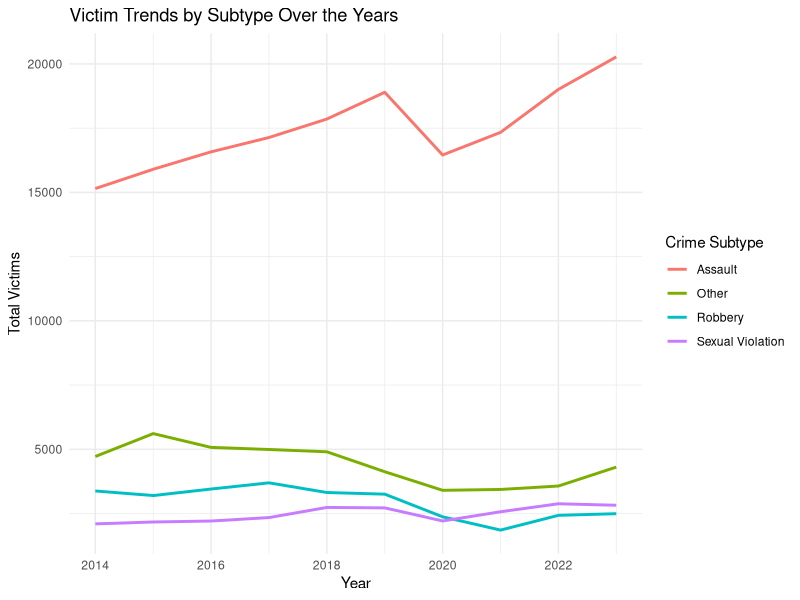
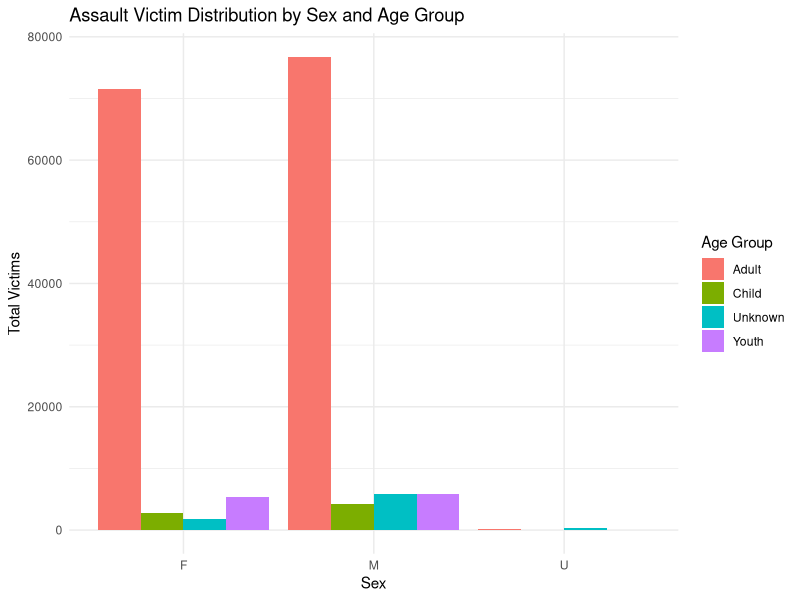
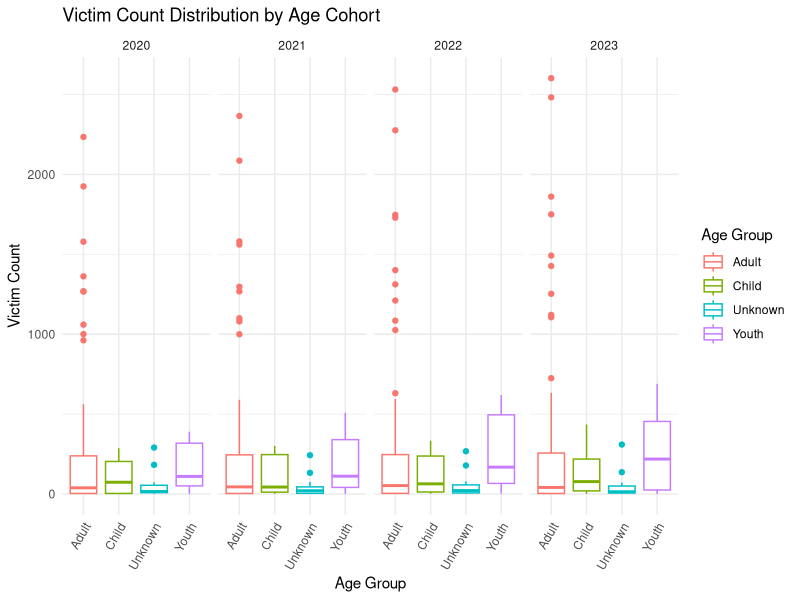

R code for these plots, in order:
#### Preamble ####
# Purpose: Generate the data visualizations and tables as in the paper.
# Author: Huayan Yu
# Date: 24 September 2024
# Contact: huayan.yu@mail.utoronto.ca
# License: MIT
# Pre-requisites: Libraries `tidyverse` and `knitr` installed

#### Workspace setup ####
library(tidyverse)
library(knitr)

# Load the data
data <- read.csv("data/raw_data/toronto_crime_victims_raw.csv")

# Convert necessary columns to factors
data$CATEGORY <- as.factor(data$CATEGORY)
data$SEX <- as.factor(data$SEX)
data$AGE_COHORT <- as.factor(data$AGE_COHORT)
data$AGE_GROUP <- as.factor(data$AGE_GROUP)
data$SUBTYPE <- as.factor(data$SUBTYPE)
data$ASSAULT_SUBTYPE <- as.factor(data$ASSAULT_SUBTYPE)


#### Visualizations with ggplot2 ####
# Visualization 1: a line chart of victim subtypes by year (2014 - 2023) 
# Aggregate data by year and subtypes
category_vs_year <- data %>%
  group_by(REPORT_YEAR, SUBTYPE) %>%
  summarize(Total_Count = sum(COUNT_))

# Create line plot
vis1 <- ggplot(category_vs_year, aes(x=REPORT_YEAR, y=Total_Count, color=SUBTYPE)) +
  geom_line(linewidth=1) +
  labs(title="Victim Trends by Subtype Over the Years",
       x="Year", y="Total Victims", color="Crime Subtype") +
  theme_minimal()
vis1

# Visualization 2: a bar chart of assault victim distribution by sex
# Aggregate data by sex and filtered on assault subtype
assault_victim_by_sex_age <- data %>%
  filter(SUBTYPE == "Assault") %>%
  group_by(SEX, AGE_GROUP) %>%
  summarize(Total_Count = sum(COUNT_))

# Create bar plot
vis2 <- ggplot(assault_victim_by_sex_age, aes(x = SEX, y = Total_Count, fill = AGE_GROUP)) +
  geom_bar(stat = "identity", position = "dodge") +
  labs(title = "Assault Victim Distribution by Sex and Age Group",
       x = "Sex", y = "Total Victims",
       fill = "Age Group") +
  theme_minimal()
vis2

# Visualization 3: side-by-side boxplot for victims by age groups over year (last 4 years)
vis3 <- ggplot(data %>% filter(REPORT_YEAR >= 2020), 
               aes(x = AGE_GROUP, y = COUNT_, color = AGE_GROUP)) +
  geom_boxplot() +
  labs(title = "Victim Count Distribution by Age Cohort", 
       x = "Age Group", y = "Victim Count", color = "Age Group") +
  theme_minimal() +
  theme(axis.text.x = element_text(angle = 60, hjust = 1)) +
  facet_grid(~ REPORT_YEAR)
vis3


#### Table creations with knitr ####
# Table 1: data summarization table
# Replace NA values with empty strings for the selected columns
summary_data <- summary(data[,c(3, 4, 6, 8)])
summary_df <- as.data.frame.matrix(summary_data)
summary_df[is.na(summary_df)] <- ""
kable(summary_df, caption = "Number of Records in Each Categorical Variable", row.names = FALSE)

# Table 2: proportion and its growth of victims by year and sex (last 4 years)
proportion_sex_year <- data %>%
  filter(REPORT_YEAR >= 2020) %>%
  group_by(REPORT_YEAR, SEX) %>%
  summarize(Total_Count = sum(COUNT_)) %>%
  group_by(REPORT_YEAR) %>%
  mutate(Proportion = round(Total_Count / sum(Total_Count), 3)) %>%
  arrange(SEX) %>%
  group_by(SEX) %>%
  mutate(Percentage_Change_Total = round((Total_Count - lag(Total_Count)) / lag(Total_Count) * 100, 2))

colnames(proportion_sex_year) <- c("Year", "Sex", "Total", "Proportion",
                                   "Pct Change Total")
proportion_sex_year[is.na(proportion_sex_year)] = 0
kable(proportion_sex_year, row.names=FALSE)
